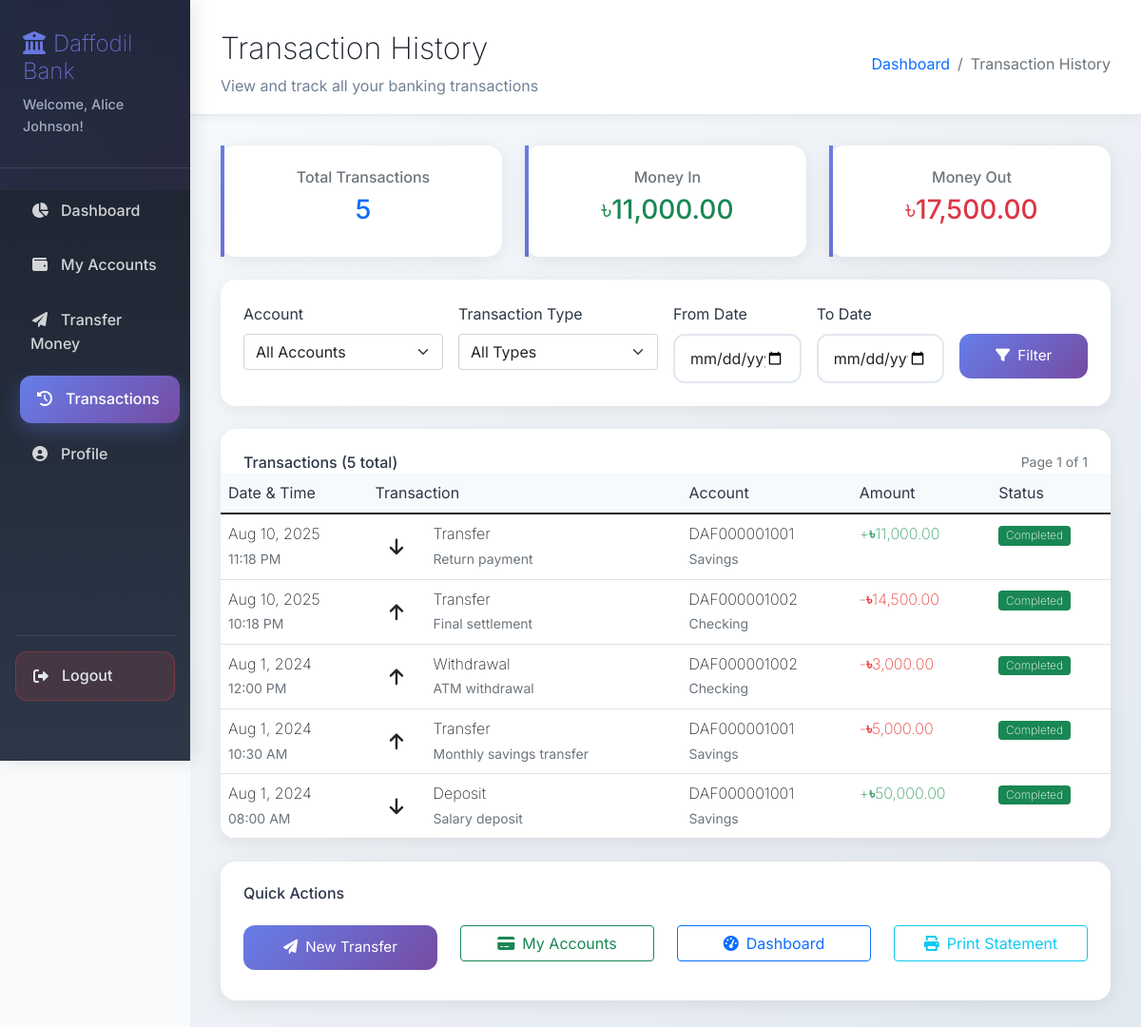
Page /user/transactions.php (signed in) on the committed database.
### tables this page shows
CREATE TABLE transactions (
    transaction_id INT PRIMARY KEY AUTO_INCREMENT,
    from_account_id INT,
    to_account_id INT,
    transaction_type ENUM('deposit', 'withdrawal', 'transfer', 'fee') NOT NULL,
    amount DECIMAL(15,2) NOT NULL,
    description TEXT,
    status ENUM('pending', 'completed', 'failed') DEFAULT 'pending',
    reference_number VARCHAR(50) UNIQUE NOT NULL,
    created_at TIMESTAMP DEFAULT CURRENT_TIMESTAMP,
    FOREIGN KEY (from_account_id) REFERENCES accounts(account_id),
    FOREIGN KEY (to_account_id) REFERENCES accounts(account_id)
);

### user/transactions.php (the view, shortened to what the rows shown need)
<?php
require_once '../config/config.php';
$database = new Database();
$db = $database->getConnection();
$page = isset($_GET['page']) ? (int)$_GET['page'] : 1;
$records_per_page = 20;
$account_filter = $_GET['account_id'] ?? '';
$type_filter = $_GET['type'] ?? '';
$date_from = $_GET['date_from'] ?? '';
$date_to = $_GET['date_to'] ?? '';
$transaction = new Transaction($db);
$transactions = $transaction->getUserTransactions($_SESSION['user_id'], $page, $records_per_page, $account_filter, $type_filter, $date_from, $date_to);
?>
<!DOCTYPE html>
<html lang="en">
<head>
    <link href="../assets/css/bootstrap.min.css" rel="stylesheet">
    <link href="../assets/css/fontawesome.min.css" rel="stylesheet">
    <link href="../assets/fonts/inter.css" rel="stylesheet">
</head>
<body>
    <div class="container-fluid">
        <div class="row">
            <div class="col-md-9 col-lg-10 px-0">
                <div class="main-content">
                    <div class="content-header">
                        <div class="d-flex justify-content-between align-items-center">
                            <div>
                                <h1 class="page-title">Transaction History</h1>
                            </div>
                        </div>
                    </div>
                    <div class="content-body">
                    <?php if(empty($transactions)): ?>
                        <div class="card">
                            <div class="card-body text-center py-5">
                                <i class="fas fa-history fa-4x text-muted mb-3"></i>
                                <h4>No Transactions Found</h4>
                                <?php if($account_filter || $type_filter || $date_from || $date_to): ?>
                                    <p class="text-muted">No transactions match your selected filters.</p>
                                    <a href="transactions.php" class="btn btn-outline-primary">
                                        <i class="fas fa-times me-2"></i>Clear Filters
                                    </a>
                                <?php else: ?>
                                    <p class="text-muted">You haven't made any transactions yet.</p>
                                    <a href="transfer.php" class="btn btn-primary btn-modern">
                                        <i class="fas fa-paper-plane me-2"></i>Make First Transfer
                                    </a>
                                <?php endif; ?>
                            </div>
                        </div>
                    <?php else: ?>
                        <div class="card">
                            <div class="card-body p-0">
                                <div class="table-responsive">
                                    <table class="table table-hover mb-0">
                                        <thead>
                                            <tr>
                                                <th>Date & Time</th>
                                                <th>Transaction</th>
                                                <th>Account</th>
                                                <th>Amount</th>
                                                <th>Status</th>
                                            </tr>
                                        </thead>
                                        <tbody>
                                            <?php foreach($transactions as $txn): ?>
                                            <tr>
                                                <td>
                                                    <div>
                                                        <strong><?php echo date('M j, Y', strtotime($txn['created_at'])); ?></strong><br>
                                                        <small class="text-muted"><?php echo date('h:i A', strtotime($txn['created_at'])); ?></small>
                                                    </div>
                                                </td>
                                                <td>
                                                    <div class="d-flex align-items-center">
                                                        <div class="transaction-icon <?php echo ($txn['direction'] == 'incoming') ? 'credit-icon' : 'debit-icon'; ?>">
                                                            <?php if($txn['direction'] == 'incoming'): ?>
                                                                <i class="fas fa-arrow-down"></i>
                                                            <?php else: ?>
                                                                <i class="fas fa-arrow-up"></i>
                                                            <?php endif; ?>
                                                        </div>
                                                        <div>
                                                            <strong><?php echo ucfirst($txn['transaction_type']); ?></strong><br>
                                                            <small class="text-muted"><?php echo htmlspecialchars($txn['description']); ?></small>
                                                        </div>
                                                    </div>
                                                </td>
                                                <td>
                                                    <div>
                                                        <strong><?php echo $txn['account_number']; ?></strong><br>
                                                        <small class="text-muted"><?php echo ucfirst($txn['account_type']); ?></small>
                                                    </div>
                                                </td>
                                                <td>
                                                    <span class="<?php echo ($txn['direction'] == 'incoming') ? 'transaction-amount-credit' : 'transaction-amount-debit'; ?>">
                                                        <?php echo ($txn['direction'] == 'incoming') ? '+' : '-'; ?>৳<?php echo number_format($txn['amount'], 2); ?>
                                                    </span>
                                                </td>
                                                <td>
                                                    <span class="badge bg-<?php echo ($txn['status'] == 'completed') ? 'success' : (($txn['status'] == 'pending') ? 'warning' : 'danger'); ?>">
                                                        <?php echo ucfirst($txn['status']); ?>
                                                    </span>
                                                </td>
                                            </tr>
                                            <?php endforeach; ?>
                                        </tbody>
                                    </table>
                                </div>
                            </div>
                        </div>
                    <?php endif; ?>
                    </div>
                </div>
            </div>
        </div>
    </div>
</body>
</html>

### rows in the picture
transactions: created_at "Aug 10, 2025", created_at "11:18 PM", transaction_type "Transfer", description "Return payment", account_number "DAF000001001", account_type "Savings", amount "11,000.00", status "Completed"
transactions: created_at "Aug 10, 2025", created_at "10:18 PM", transaction_type "Transfer", description "Final settlement", account_number "DAF000001002", account_type "Checking", amount "14,500.00", status "Completed"
transactions: created_at "Aug 1, 2024", created_at "12:00 PM", transaction_type "Withdrawal", description "ATM withdrawal", account_number "DAF000001002", account_type "Checking", amount "3,000.00", status "Completed"
transactions: created_at "Aug 1, 2024", created_at "10:30 AM", transaction_type "Transfer", description "Monthly savings transfer", account_number "DAF000001001", account_type "Savings", amount "5,000.00", status "Completed"
transactions: created_at "Aug 1, 2024", created_at "08:00 AM", transaction_type "Deposit", description "Salary deposit", account_number "DAF000001001", account_type "Savings", amount "50,000.00", status "Completed"

### other values in the picture
$_SESSION['user_name'] "Alice Johnson"
$summary['total_count'] "5"
$summary['total_credit'] "11,000.00"
$summary['total_debit'] "17,500.00"
$total_transactions "5"
$page "1"
$total_pages "1"
